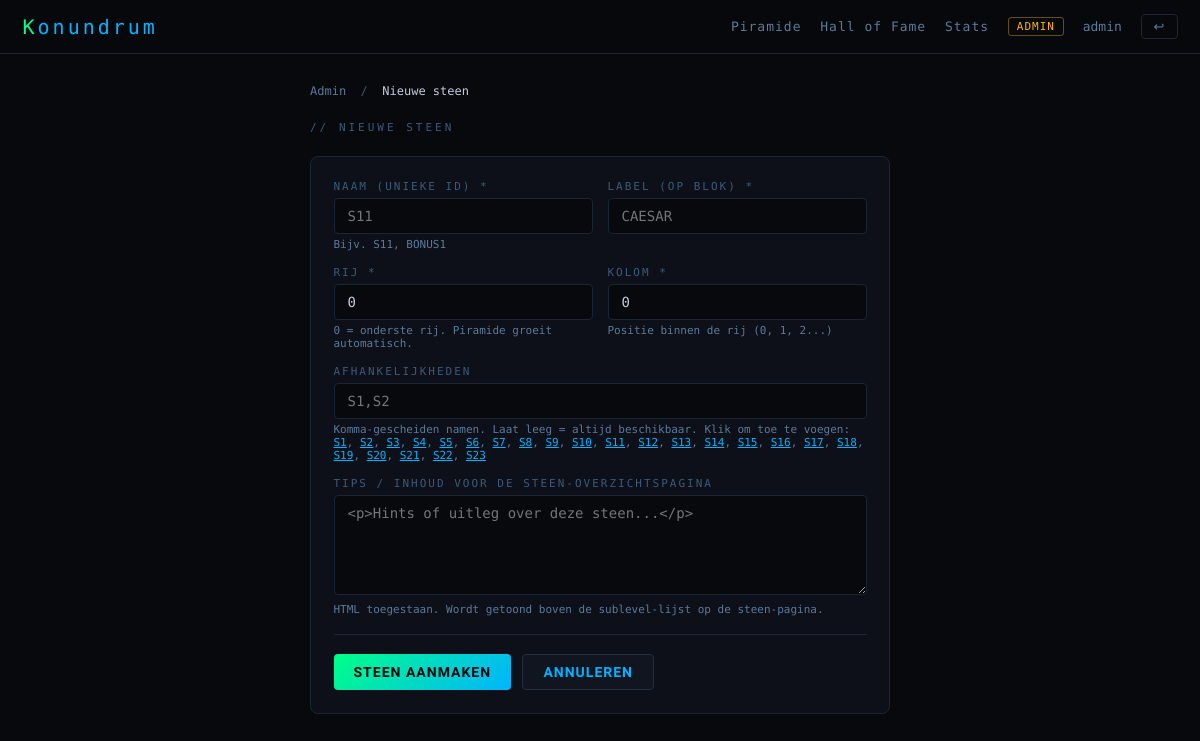
Page /admin/stone/add (signed in) on the committed database.
### tables this page shows
CREATE TABLE stones (
            id           INTEGER PRIMARY KEY AUTOINCREMENT,
            name         TEXT UNIQUE NOT NULL,   -- bijv. S1
            label        TEXT NOT NULL,           -- weergavenaam op blok
            row          INTEGER NOT NULL,        -- 0 = onderste rij
            col          INTEGER NOT NULL,        -- positie in rij
            dependencies TEXT DEFAULT ''          -- komma-gescheiden stone.name waarden
        , home_content TEXT DEFAULT '');

### app.py (the view, shortened to what this page needs)
@app.route("/admin/stone/add", methods=["GET", "POST"])
@admin_required
def admin_add_stone():
    all_stones = db.get_all_stones()
    error = None
    return render_template("admin_stone_form.html", stone=None, all_stones=all_stones, error=error)

### app.py (called while the page is built)
def admin_required(f):
    @wraps(f)
    def inner(*args, **kwargs):
        if not session.get("is_admin"):
            return redirect(url_for("pyramid"))
        return f(*args, **kwargs)
    return inner

### database.py (called while the page is built)
def get_db():
    conn = sqlite3.connect(DB_PATH)
    conn.row_factory = sqlite3.Row
    conn.execute("PRAGMA foreign_keys = ON")
    return conn

def get_all_stones():
    conn = get_db()
    try:
        return conn.execute("SELECT * FROM stones ORDER BY row,col").fetchall()
    finally:
        conn.close()

### templates/admin_stone_form.html (shortened to what this page needs)
{% extends "base.html" %}
{% block body %}
<div class="page-sm">
  <div class="bc">
    <a href="{{ url_for('admin') }}">Admin</a> &nbsp;/&nbsp;
    <span>{% if stone %}Bewerken{% else %}Nieuwe steen{% endif %}</span>
  </div>
  <div class="page-title">// {% if stone %}STEEN BEWERKEN{% else %}NIEUWE STEEN{% endif %}</div>
  <div class="card">
    <form method="POST">
      <div style="display:grid;grid-template-columns:1fr 1fr;gap:1rem;">
        <div class="field">
          <label>Naam (unieke ID) *</label>
          <input type="text" name="name" value="{{ stone.name if stone else '' }}" placeholder="S11" required/>
          <div class="sub">Bijv. S11, BONUS1</div>
        </div>
        <div class="field">
          <label>Label (op blok) *</label>
          <input type="text" name="label" value="{{ stone.label if stone else '' }}" placeholder="CAESAR" required/>
        </div>
      </div>
      <div style="display:grid;grid-template-columns:1fr 1fr;gap:1rem;">
        <div class="field">
          <label>Rij *</label>
          <input type="number" name="row" value="{{ stone.row if stone else 0 }}" min="0" required/>
          <div class="sub">0 = onderste rij. Piramide groeit automatisch.</div>
        </div>
        <div class="field">
          <label>Kolom *</label>
          <input type="number" name="col" value="{{ stone.col if stone else 0 }}" min="0" required/>
          <div class="sub">Positie binnen de rij (0, 1, 2...)</div>
        </div>
      </div>
      <div class="field">
        <label>Afhankelijkheden</label>
        <input type="text" name="dependencies"
               value="{{ stone.dependencies if stone else '' }}"
               placeholder="S1,S2"/>
        <div class="sub">
          Komma-gescheiden namen. Laat leeg = altijd beschikbaar.
          {% if all_stones %}
            Klik om toe te voegen:
            {% for s in all_stones %}
              <span style="color:var(--blue);cursor:pointer;text-decoration:underline;"
                    onclick="addDep('{{ s.name }}')">{{ s.name }}</span>{% if not loop.last %}, {% endif %}
            {% endfor %}
          {% endif %}
        </div>
      </div>
      <div class="field">
        <label>Tips / inhoud voor de steen-overzichtspagina</label>
        <textarea name="home_content" rows="5"
                  placeholder="&lt;p&gt;Hints of uitleg over deze steen...&lt;/p&gt;">{{ stone.home_content if stone else '' }}</textarea>
        <div class="sub">HTML toegestaan. Wordt getoond boven de sublevel-lijst op de steen-pagina.</div>
      </div>
      <hr class="div"/>
      <div style="display:flex;gap:.75rem;">
        <button type="submit" class="btn btn-primary">{{ 'Opslaan' if stone else 'Steen aanmaken' }}</button>
        <a href="{{ url_for('admin') }}" class="btn btn-secondary">Annuleren</a>
      </div>
    </form>
  </div>
</div>
{% endblock %}

### templates/base.html (style rules this page uses)
*, *::before, *::after { margin:0; padding:0; box-sizing:border-box; }
:root { --bg:#08090d; --bg2:#0d1018; --bg3:#111520; --border:#1a2535; --border2:#243040; --green:#00ff88; --blue:#00b4ff; --yellow:#ffb400; --red:#ff4455; --dim:#3a5a7a; --text:#c0cedd; --text-dim:#5a7a9a; --mono:'Share Tech Mono',monospace; --sans:'Rajdhani',sans-serif; }
html { font-size:15px; }
body { background:var(--bg); color:var(--text); font-family:var(--sans); min-height:100vh; }
a { color:var(--blue); text-decoration:none; }
.page-sm { max-width:640px; margin:0 auto; padding:2rem; }
.page-title { font-family:var(--mono); font-size:11px; letter-spacing:3px; color:var(--dim); text-transform:uppercase; margin-bottom:1.5rem; }
.card { background:var(--bg2); border:1px solid var(--border); border-radius:8px; padding:1.5rem; }
.field { margin-bottom:1rem; }
.field label { display:block; font-size:11px; letter-spacing:2px; text-transform:uppercase; color:var(--dim); margin-bottom:5px; font-family:var(--mono); }
.field input,.field textarea,.field select { width:100%; background:var(--bg); border:1px solid var(--border); border-radius:4px; padding:9px 13px; color:var(--text); font-size:14px; font-family:var(--mono); outline:none; transition:border-color .2s; resize:vertical; }
.field .sub { font-size:11px; color:var(--text-dim); margin-top:4px; font-family:var(--mono); }
.btn { display:inline-block; padding:9px 20px; border-radius:4px; cursor:pointer; font-family:var(--sans); font-size:14px; font-weight:700; letter-spacing:1px; text-transform:uppercase; border:none; transition:all .2s; text-decoration:none !important; }
.btn-primary { background:linear-gradient(135deg,var(--green),var(--blue)); color:var(--bg); }
.btn-secondary { background:var(--bg3); border:1px solid var(--border2); color:var(--blue); }
.bc { font-family:var(--mono); font-size:12px; color:var(--dim); margin-bottom:1.5rem; }
.bc a { color:var(--text-dim); }
.bc span { color:var(--text); }
hr.div { border:none; border-top:1px solid var(--border); margin:1.25rem 0; }

### rows in the picture
stones: name "S1"
stones: name "S2"
stones: name "S3"
stones: name "S4"
stones: name "S5"
stones: name "S6"
stones: name "S7"
stones: name "S8"
stones: name "S9"
stones: name "S10"
stones: name "S11"
stones: name "S12"
stones: name "S13"
stones: name "S14"
stones: name "S15"
stones: name "S16"
stones: name "S17"
stones: name "S18"
stones: name "S19"
stones: name "S20"
stones: name "S21"
stones: name "S22"
stones: name "S23"

### other values in the picture
{{ session.username }} "admin"
{{ 'Opslaan' if stone else 'Steen aanmaken' }} "STEEN AANMAKEN"
